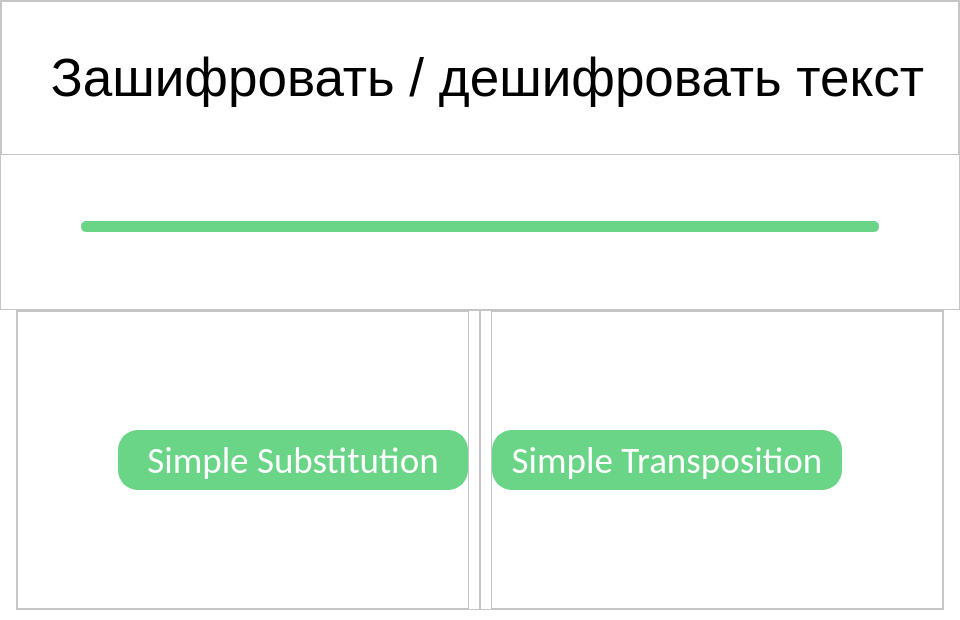
<?xml version="1.0" encoding="UTF-8"?>
<ui version="4.0">
 <class>Invoices</class>
 <widget class="QDialog" name="Invoices">
  <property name="geometry">
   <rect>
    <x>0</x>
    <y>0</y>
    <width>960</width>
    <height>620</height>
   </rect>
  </property>
  <property name="minimumSize">
   <size>
    <width>960</width>
    <height>620</height>
   </size>
  </property>
  <property name="font">
   <font>
    <family>Bauhaus 93</family>
    <pointsize>72</pointsize>
   </font>
  </property>
  <property name="windowTitle">
   <string>Invoices</string>
  </property>
  <property name="styleSheet">
   <string notr="true">background: rgb(255, 255, 255);
background-position: center;</string>
  </property>
  <layout class="QVBoxLayout" name="verticalLayout_2">
   <property name="spacing">
    <number>0</number>
   </property>
   <property name="leftMargin">
    <number>0</number>
   </property>
   <property name="topMargin">
    <number>0</number>
   </property>
   <property name="rightMargin">
    <number>0</number>
   </property>
   <property name="bottomMargin">
    <number>0</number>
   </property>
   <item>
    <layout class="QVBoxLayout" name="verticalLayout">
     <item>
      <widget class="QFrame" name="frame">
       <property name="frameShape">
        <enum>QFrame::StyledPanel</enum>
       </property>
       <property name="frameShadow">
        <enum>QFrame::Raised</enum>
       </property>
       <layout class="QVBoxLayout" name="verticalLayout_7">
        <property name="spacing">
         <number>0</number>
        </property>
        <property name="leftMargin">
         <number>0</number>
        </property>
        <property name="topMargin">
         <number>0</number>
        </property>
        <property name="rightMargin">
         <number>0</number>
        </property>
        <property name="bottomMargin">
         <number>0</number>
        </property>
        <item>
         <layout class="QVBoxLayout" name="verticalLayout_6">
          <item>
           <widget class="QFrame" name="frame_6">
            <property name="frameShape">
             <enum>QFrame::StyledPanel</enum>
            </property>
            <property name="frameShadow">
             <enum>QFrame::Raised</enum>
            </property>
            <layout class="QVBoxLayout" name="verticalLayout_9">
             <property name="spacing">
              <number>0</number>
             </property>
             <property name="leftMargin">
              <number>20</number>
             </property>
             <property name="topMargin">
              <number>20</number>
             </property>
             <property name="rightMargin">
              <number>5</number>
             </property>
             <property name="bottomMargin">
              <number>20</number>
             </property>
             <item>
              <widget class="QLabel" name="label">
               <property name="font">
                <font>
                 <pointsize>40</pointsize>
                </font>
               </property>
               <property name="text">
                <string>Зашифровать / дешифровать текст</string>
               </property>
               <property name="alignment">
                <set>Qt::AlignCenter</set>
               </property>
              </widget>
             </item>
            </layout>
           </widget>
          </item>
         </layout>
        </item>
        <item>
         <layout class="QVBoxLayout" name="verticalLayout_5">
          <property name="spacing">
           <number>0</number>
          </property>
          <property name="leftMargin">
           <number>80</number>
          </property>
          <property name="rightMargin">
           <number>80</number>
          </property>
          <property name="bottomMargin">
           <number>10</number>
          </property>
          <item alignment="Qt::AlignVCenter">
           <widget class="QFrame" name="frame_7">
            <property name="minimumSize">
             <size>
              <width>0</width>
              <height>11</height>
             </size>
            </property>
            <property name="maximumSize">
             <size>
              <width>16777215</width>
              <height>0</height>
             </size>
            </property>
            <property name="styleSheet">
             <string notr="true">background-color: #6ad487;
border-radius: 5;
color: white; 
</string>
            </property>
            <property name="frameShape">
             <enum>QFrame::StyledPanel</enum>
            </property>
            <property name="frameShadow">
             <enum>QFrame::Raised</enum>
            </property>
            <layout class="QVBoxLayout" name="verticalLayout_8">
             <property name="spacing">
              <number>0</number>
             </property>
             <property name="leftMargin">
              <number>80</number>
             </property>
             <property name="topMargin">
              <number>10</number>
             </property>
             <property name="rightMargin">
              <number>80</number>
             </property>
             <property name="bottomMargin">
              <number>20</number>
             </property>
            </layout>
           </widget>
          </item>
         </layout>
        </item>
       </layout>
      </widget>
     </item>
    </layout>
   </item>
   <item>
    <layout class="QHBoxLayout" name="horizontalLayout">
     <property name="spacing">
      <number>10</number>
     </property>
     <property name="bottomMargin">
      <number>10</number>
     </property>
     <item alignment="Qt::AlignHCenter">
      <widget class="QFrame" name="frame_2">
       <property name="frameShape">
        <enum>QFrame::StyledPanel</enum>
       </property>
       <property name="frameShadow">
        <enum>QFrame::Raised</enum>
       </property>
       <layout class="QHBoxLayout" name="horizontalLayout_4">
        <property name="spacing">
         <number>10</number>
        </property>
        <property name="leftMargin">
         <number>0</number>
        </property>
        <property name="topMargin">
         <number>0</number>
        </property>
        <property name="rightMargin">
         <number>0</number>
        </property>
        <property name="bottomMargin">
         <number>0</number>
        </property>
        <item>
         <layout class="QHBoxLayout" name="horizontalLayout_2">
          <item>
           <widget class="QFrame" name="frame_3">
            <property name="frameShape">
             <enum>QFrame::StyledPanel</enum>
            </property>
            <property name="frameShadow">
             <enum>QFrame::Raised</enum>
            </property>
            <layout class="QHBoxLayout" name="horizontalLayout_5">
             <property name="spacing">
              <number>10</number>
             </property>
             <property name="leftMargin">
              <number>100</number>
             </property>
             <property name="topMargin">
              <number>0</number>
             </property>
             <property name="rightMargin">
              <number>0</number>
             </property>
             <property name="bottomMargin">
              <number>0</number>
             </property>
             <item>
              <widget class="QPushButton" name="openSubstituteButton">
               <property name="minimumSize">
                <size>
                 <width>350</width>
                 <height>60</height>
                </size>
               </property>
               <property name="maximumSize">
                <size>
                 <width>350</width>
                 <height>60</height>
                </size>
               </property>
               <property name="palette">
                <palette>
                 <active>
                  <colorrole role="WindowText">
                   <brush brushstyle="SolidPattern">
                    <color alpha="255">
                     <red>255</red>
                     <green>255</green>
                     <blue>255</blue>
                    </color>
                   </brush>
                  </colorrole>
                  <colorrole role="Button">
                   <brush brushstyle="SolidPattern">
                    <color alpha="255">
                     <red>106</red>
                     <green>212</green>
                     <blue>135</blue>
                    </color>
                   </brush>
                  </colorrole>
                  <colorrole role="Text">
                   <brush brushstyle="SolidPattern">
                    <color alpha="255">
                     <red>255</red>
                     <green>255</green>
                     <blue>255</blue>
                    </color>
                   </brush>
                  </colorrole>
                  <colorrole role="ButtonText">
                   <brush brushstyle="SolidPattern">
                    <color alpha="255">
                     <red>255</red>
                     <green>255</green>
                     <blue>255</blue>
                    </color>
                   </brush>
                  </colorrole>
                  <colorrole role="Base">
                   <brush brushstyle="SolidPattern">
                    <color alpha="255">
                     <red>106</red>
                     <green>212</green>
                     <blue>135</blue>
                    </color>
                   </brush>
                  </colorrole>
                  <colorrole role="Window">
                   <brush brushstyle="SolidPattern">
                    <color alpha="255">
                     <red>106</red>
                     <green>212</green>
                     <blue>135</blue>
                    </color>
                   </brush>
                  </colorrole>
                 </active>
                 <inactive>
                  <colorrole role="WindowText">
                   <brush brushstyle="SolidPattern">
                    <color alpha="255">
                     <red>255</red>
                     <green>255</green>
                     <blue>255</blue>
                    </color>
                   </brush>
                  </colorrole>
                  <colorrole role="Button">
                   <brush brushstyle="SolidPattern">
                    <color alpha="255">
                     <red>106</red>
                     <green>212</green>
                     <blue>135</blue>
                    </color>
                   </brush>
                  </colorrole>
                  <colorrole role="Text">
                   <brush brushstyle="SolidPattern">
                    <color alpha="255">
                     <red>255</red>
                     <green>255</green>
                     <blue>255</blue>
                    </color>
                   </brush>
                  </colorrole>
                  <colorrole role="ButtonText">
                   <brush brushstyle="SolidPattern">
                    <color alpha="255">
                     <red>255</red>
                     <green>255</green>
                     <blue>255</blue>
                    </color>
                   </brush>
                  </colorrole>
                  <colorrole role="Base">
                   <brush brushstyle="SolidPattern">
                    <color alpha="255">
                     <red>106</red>
                     <green>212</green>
                     <blue>135</blue>
                    </color>
                   </brush>
                  </colorrole>
                  <colorrole role="Window">
                   <brush brushstyle="SolidPattern">
                    <color alpha="255">
                     <red>106</red>
                     <green>212</green>
                     <blue>135</blue>
                    </color>
                   </brush>
                  </colorrole>
                 </inactive>
                 <disabled>
                  <colorrole role="WindowText">
                   <brush brushstyle="SolidPattern">
                    <color alpha="255">
                     <red>255</red>
                     <green>255</green>
                     <blue>255</blue>
                    </color>
                   </brush>
                  </colorrole>
                  <colorrole role="Button">
                   <brush brushstyle="SolidPattern">
                    <color alpha="255">
                     <red>106</red>
                     <green>212</green>
                     <blue>135</blue>
                    </color>
                   </brush>
                  </colorrole>
                  <colorrole role="Text">
                   <brush brushstyle="SolidPattern">
                    <color alpha="255">
                     <red>255</red>
                     <green>255</green>
                     <blue>255</blue>
                    </color>
                   </brush>
                  </colorrole>
                  <colorrole role="ButtonText">
                   <brush brushstyle="SolidPattern">
                    <color alpha="255">
                     <red>255</red>
                     <green>255</green>
                     <blue>255</blue>
                    </color>
                   </brush>
                  </colorrole>
                  <colorrole role="Base">
                   <brush brushstyle="SolidPattern">
                    <color alpha="255">
                     <red>106</red>
                     <green>212</green>
                     <blue>135</blue>
                    </color>
                   </brush>
                  </colorrole>
                  <colorrole role="Window">
                   <brush brushstyle="SolidPattern">
                    <color alpha="255">
                     <red>106</red>
                     <green>212</green>
                     <blue>135</blue>
                    </color>
                   </brush>
                  </colorrole>
                 </disabled>
                </palette>
               </property>
               <property name="font">
                <font>
                 <family>Calibri</family>
                 <pointsize>28</pointsize>
                </font>
               </property>
               <property name="styleSheet">
                <string notr="true">
QPushButton{
background-color: #6ad487;
border-radius: 20;
color: white; 

border: 2px solid #6ad487;
}

QPushButton:hover {

	
	
	border-color: rgb(255, 255, 255);
	font: 28pt &quot;Broadway&quot;;
}

</string>
               </property>
               <property name="text">
                <string>Simple Substitution</string>
               </property>
              </widget>
             </item>
            </layout>
           </widget>
          </item>
         </layout>
        </item>
        <item>
         <layout class="QVBoxLayout" name="verticalLayout_3">
          <item>
           <widget class="QFrame" name="frame_4">
            <property name="frameShape">
             <enum>QFrame::StyledPanel</enum>
            </property>
            <property name="frameShadow">
             <enum>QFrame::Raised</enum>
            </property>
            <layout class="QVBoxLayout" name="verticalLayout_4">
             <property name="spacing">
              <number>0</number>
             </property>
             <property name="leftMargin">
              <number>0</number>
             </property>
             <property name="topMargin">
              <number>0</number>
             </property>
             <property name="rightMargin">
              <number>0</number>
             </property>
             <property name="bottomMargin">
              <number>0</number>
             </property>
            </layout>
           </widget>
          </item>
         </layout>
        </item>
        <item>
         <layout class="QHBoxLayout" name="horizontalLayout_3">
          <item>
           <widget class="QFrame" name="frame_5">
            <property name="frameShape">
             <enum>QFrame::StyledPanel</enum>
            </property>
            <property name="frameShadow">
             <enum>QFrame::Raised</enum>
            </property>
            <layout class="QHBoxLayout" name="horizontalLayout_6">
             <property name="spacing">
              <number>20</number>
             </property>
             <property name="leftMargin">
              <number>0</number>
             </property>
             <property name="topMargin">
              <number>0</number>
             </property>
             <property name="rightMargin">
              <number>100</number>
             </property>
             <property name="bottomMargin">
              <number>0</number>
             </property>
             <item>
              <widget class="QPushButton" name="openTranspositionButton">
               <property name="minimumSize">
                <size>
                 <width>350</width>
                 <height>60</height>
                </size>
               </property>
               <property name="maximumSize">
                <size>
                 <width>350</width>
                 <height>60</height>
                </size>
               </property>
               <property name="font">
                <font>
                 <family>Calibri</family>
                 <pointsize>28</pointsize>
                </font>
               </property>
               <property name="styleSheet">
                <string notr="true">
QPushButton{
background-color: #6ad487;
border-radius: 20;
color: white; 

border: 2px solid #6ad487;
}

QPushButton:hover {

	
	
	border-color: rgb(255, 255, 255);
	font: 28pt &quot;Broadway&quot;;
}

</string>
               </property>
               <property name="text">
                <string>Simple Transposition</string>
               </property>
              </widget>
             </item>
            </layout>
           </widget>
          </item>
         </layout>
        </item>
       </layout>
      </widget>
     </item>
    </layout>
   </item>
  </layout>
 </widget>
 <resources/>
 <connections/>
</ui>
